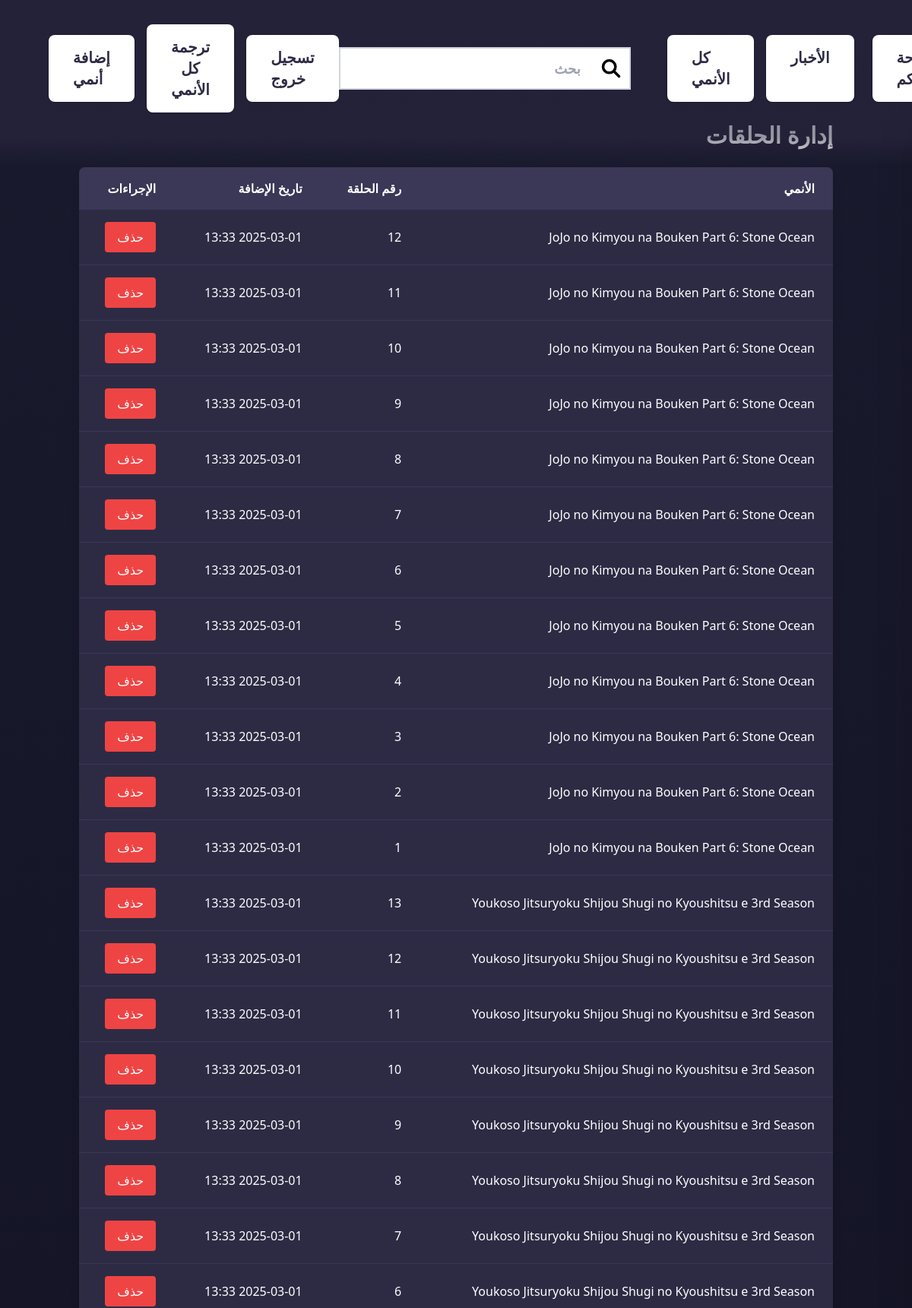
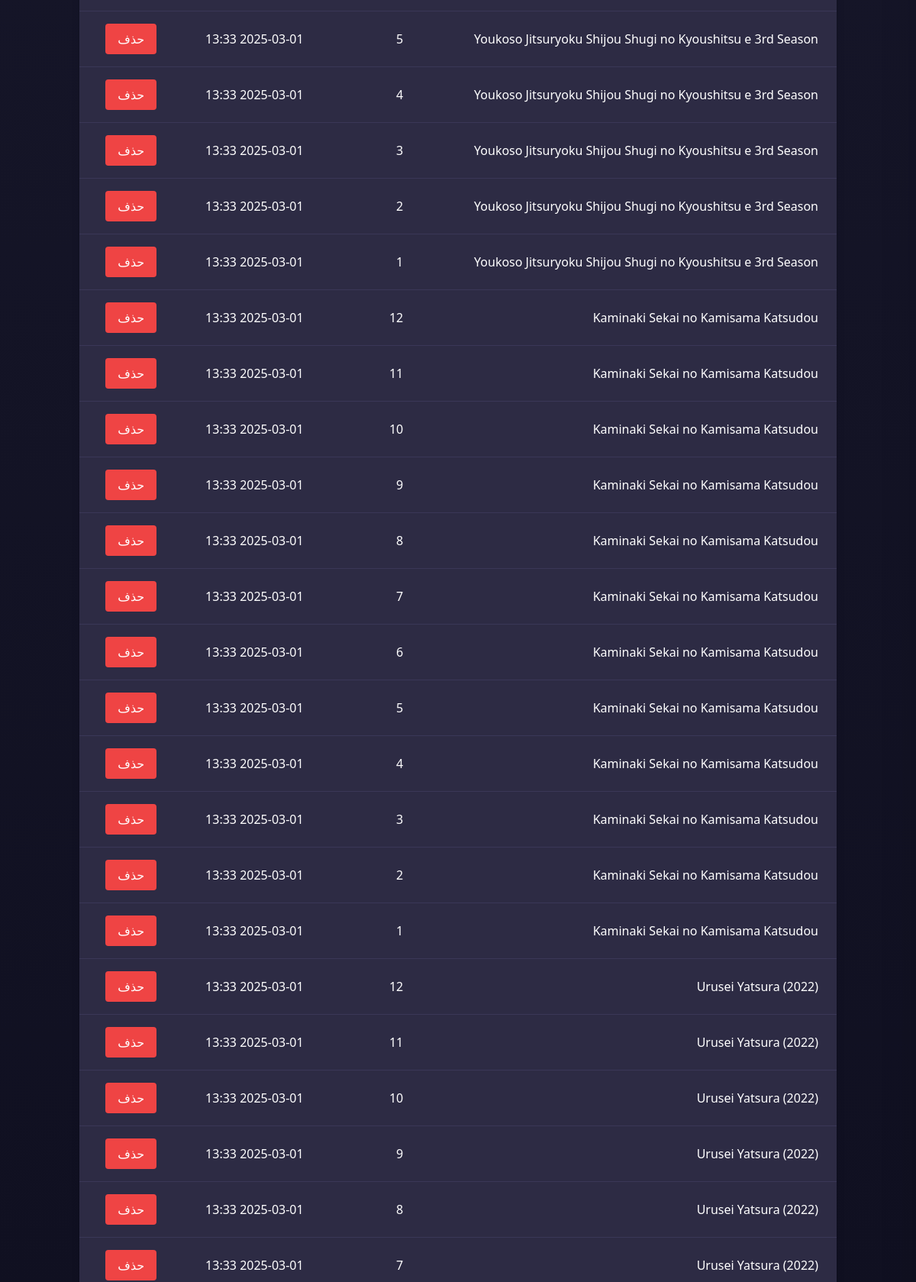
Screenshot of /admin/episodes?page=3 (signed in, upper part) with the database file from the repository (2 pictures, top to bottom).
### models.py (models this page shows, shortened)
class Episode(db.Model):
    id = db.Column(db.Integer, primary_key=True)
    anime_id = db.Column(db.Integer, db.ForeignKey('anime.id'), nullable=False)
    episode_number = db.Column(db.Integer, nullable=False)
    episode_url = db.Column(db.String(255))
    created_at = db.Column(db.DateTime, default=datetime.utcnow)
    embeds = db.relationship('EpisodeEmbed', backref='episode', lazy=True)

class Anime(db.Model):
    id = db.Column(db.Integer, primary_key=True)
    title = db.Column(db.String(255), nullable=False)
    rating = db.Column(db.String(20))
    rating_ar = db.Column(db.String(50), nullable=True)
    quality = db.Column(db.String(10))
    episode_count = db.Column(db.Integer)
    type = db.Column(db.String(50))
    type_ar = db.Column(db.String(50), nullable=True)
    duration = db.Column(db.String(20))
    duration_ar = db.Column(db.String(50), nullable=True)
    description = db.Column(db.Text)
    description_ar = db.Column(db.Text, nullable=True)
    japanese_title = db.Column(db.String(255))
    synonyms = db.Column(db.String(255))
    aired = db.Column(db.String(255))
    aired_ar = db.Column(db.String(255), nullable=True)
    premiered = db.Column(db.String(50))
    premiered_ar = db.Column(db.String(50), nullable=True)
    status = db.Column(db.String(50))
    status_ar = db.Column(db.String(50), nullable=True)
    mal_score = db.Column(db.Float)
    genres = db.Column(db.String(255))
    genres_ar = db.Column(db.String(255), nullable=True)
    studios = db.Column(db.String(255))
    producers = db.Column(db.String(255))
    poster_image = db.Column(db.String(255))
    portrait_image = db.Column(db.String(255))
    created_at = db.Column(db.DateTime, default=datetime.utcnow)
    episodes = db.relationship('Episode', backref='anime', lazy=True)
    comments = db.relationship('Comment', backref='anime', lazy=True)
    is_spotlight = db.Column(db.Boolean, default=False)
    mal_id = db.Column(db.Integer)

### app.py (the view)
@bp.route('/admin/episodes')
@login_required
@admin_required
def manage_episodes():
    page = request.args.get('page', 1, type=int)
    episodes = Episode.query.order_by(Episode.created_at.desc()).paginate(page=page, per_page=50)
    return render_template('admin/episodes.html', episodes=episodes)

### app.py (called while the page is built)
def admin_required(f):
    @wraps(f)
    def decorated_function(*args, **kwargs):
        if not current_user.is_authenticated or current_user.role != 'admin':
            abort(403)
        return f(*args, **kwargs)
    return decorated_function

@bp.app_template_filter('datetimeformat')
def datetimeformat(value, format='%Y-%m-%d %H:%M'):
    if value is None:
        return ""
    return value.strftime(format)

### app_factory.py (called while the page is built)
def create_app():
    app = Flask(__name__, instance_relative_config=True)
    app.config.from_object(Config)  # Load configuration from Config class
    app.config['UPLOAD_FOLDER'] = os.path.join(app.root_path, 'static', 'uploads')
    if not os.path.exists(app.config['UPLOAD_FOLDER']):
        os.makedirs(app.config['UPLOAD_FOLDER'])
    db.init_app(app)
    migrate.init_app(app, db)
    login_manager.init_app(app)
    csrf.init_app(app)
    cache.init_app(app)
    mail.init_app(app)  # Initialize Flask-Mail
    with app.app_context():
        from models import User, Anime
    @login_manager.user_loader
    def load_user(user_id):
        return User.query.get(int(user_id))
    from app import bp
    app.register_blueprint(bp)
    return app

### templates/admin/episodes.html (shortened to what this page needs)
{% extends "base.html" %}
{% from "macros.html" import render_pagination %}
{% block content %}
<div class="container mx-auto px-4 py-8" dir="rtl">
    <h2 class="text-3xl font-bold text-white mb-6">إدارة الحلقات</h2>
    <div class="bg-[#2d2b44] rounded-lg shadow-lg overflow-x-auto">
        <table class="min-w-full">
            <thead class="bg-[#3a3757]">
                <tr>
                    <th class="px-6 py-4 text-right text-white">الأنمي</th>
                    <th class="px-6 py-4 text-right text-white">رقم الحلقة</th>
                    <th class="px-6 py-4 text-right text-white">تاريخ الإضافة</th>
                    <th class="px-6 py-4 text-right text-white">الإجراءات</th>
                </tr>
            </thead>
            <tbody class="divide-y divide-[#3a3757]">
                {% for episode in episodes %}
                <tr>
                    <td class="px-6 py-4 text-white">{{ episode.anime.title }}</td>
                    <td class="px-6 py-4 text-white">{{ episode.episode_number }}</td>
                    <td class="px-6 py-4 text-white">{{ episode.created_at|datetimeformat }}</td>
                    <td class="px-6 py-4">
                        <form method="POST" action="{{ url_for('main.delete_episode', episode_id=episode.id) }}">
                            <button type="submit" class="bg-red-500 text-white px-4 py-2 rounded hover:bg-red-600">
                                حذف
                            </button>
                        </form>
                    </td>
                </tr>
                {% endfor %}
            </tbody>
        </table>
    </div>
</div>
{% endblock %}

### templates/base.html (style rules this page uses)
* { scrollbar-width: thin; scrollbar-color: #2d2b44 #1a1a2e; }

### rows the page displays
Episode: anime "JoJo no Kimyou na Bouken Part 6: Stone Ocean", episode_number "12", created_at "2025-03-01 13:33"
Episode: anime "JoJo no Kimyou na Bouken Part 6: Stone Ocean", episode_number "11", created_at "2025-03-01 13:33"
Episode: anime "JoJo no Kimyou na Bouken Part 6: Stone Ocean", episode_number "10", created_at "2025-03-01 13:33"
Episode: anime "JoJo no Kimyou na Bouken Part 6: Stone Ocean", episode_number "9", created_at "2025-03-01 13:33"
Episode: anime "JoJo no Kimyou na Bouken Part 6: Stone Ocean", episode_number "8", created_at "2025-03-01 13:33"
Episode: anime "JoJo no Kimyou na Bouken Part 6: Stone Ocean", episode_number "7", created_at "2025-03-01 13:33"
Episode: anime "JoJo no Kimyou na Bouken Part 6: Stone Ocean", episode_number "6", created_at "2025-03-01 13:33"
Episode: anime "JoJo no Kimyou na Bouken Part 6: Stone Ocean", episode_number "5", created_at "2025-03-01 13:33"
Episode: anime "JoJo no Kimyou na Bouken Part 6: Stone Ocean", episode_number "4", created_at "2025-03-01 13:33"
Episode: anime "JoJo no Kimyou na Bouken Part 6: Stone Ocean", episode_number "3", created_at "2025-03-01 13:33"
Episode: anime "JoJo no Kimyou na Bouken Part 6: Stone Ocean", episode_number "2", created_at "2025-03-01 13:33"
Episode: anime "JoJo no Kimyou na Bouken Part 6: Stone Ocean", episode_number "1", created_at "2025-03-01 13:33"
Episode: anime "Youkoso Jitsuryoku Shijou Shugi no Kyoushitsu e 3rd Season", episode_number "13", created_at "2025-03-01 13:33"
Episode: anime "Youkoso Jitsuryoku Shijou Shugi no Kyoushitsu e 3rd Season", episode_number "12", created_at "2025-03-01 13:33"
Episode: anime "Youkoso Jitsuryoku Shijou Shugi no Kyoushitsu e 3rd Season", episode_number "11", created_at "2025-03-01 13:33"
Episode: anime "Youkoso Jitsuryoku Shijou Shugi no Kyoushitsu e 3rd Season", episode_number "10", created_at "2025-03-01 13:33"
Episode: anime "Youkoso Jitsuryoku Shijou Shugi no Kyoushitsu e 3rd Season", episode_number "9", created_at "2025-03-01 13:33"
Episode: anime "Youkoso Jitsuryoku Shijou Shugi no Kyoushitsu e 3rd Season", episode_number "8", created_at "2025-03-01 13:33"
Episode: anime "Youkoso Jitsuryoku Shijou Shugi no Kyoushitsu e 3rd Season", episode_number "7", created_at "2025-03-01 13:33"
Episode: anime "Youkoso Jitsuryoku Shijou Shugi no Kyoushitsu e 3rd Season", episode_number "6", created_at "2025-03-01 13:33"
Episode: anime "Youkoso Jitsuryoku Shijou Shugi no Kyoushitsu e 3rd Season", episode_number "5", created_at "2025-03-01 13:33"
Episode: anime "Youkoso Jitsuryoku Shijou Shugi no Kyoushitsu e 3rd Season", episode_number "4", created_at "2025-03-01 13:33"
Episode: anime "Youkoso Jitsuryoku Shijou Shugi no Kyoushitsu e 3rd Season", episode_number "3", created_at "2025-03-01 13:33"
Episode: anime "Youkoso Jitsuryoku Shijou Shugi no Kyoushitsu e 3rd Season", episode_number "2", created_at "2025-03-01 13:33"
Episode: anime "Youkoso Jitsuryoku Shijou Shugi no Kyoushitsu e 3rd Season", episode_number "1", created_at "2025-03-01 13:33"
Episode: anime "Kaminaki Sekai no Kamisama Katsudou", episode_number "12", created_at "2025-03-01 13:33"
Episode: anime "Kaminaki Sekai no Kamisama Katsudou", episode_number "11", created_at "2025-03-01 13:33"
Episode: anime "Kaminaki Sekai no Kamisama Katsudou", episode_number "10", created_at "2025-03-01 13:33"
Episode: anime "Kaminaki Sekai no Kamisama Katsudou", episode_number "9", created_at "2025-03-01 13:33"
Episode: anime "Kaminaki Sekai no Kamisama Katsudou", episode_number "8", created_at "2025-03-01 13:33"
Episode: anime "Kaminaki Sekai no Kamisama Katsudou", episode_number "7", created_at "2025-03-01 13:33"
Episode: anime "Kaminaki Sekai no Kamisama Katsudou", episode_number "6", created_at "2025-03-01 13:33"
Episode: anime "Kaminaki Sekai no Kamisama Katsudou", episode_number "5", created_at "2025-03-01 13:33"
Episode: anime "Kaminaki Sekai no Kamisama Katsudou", episode_number "4", created_at "2025-03-01 13:33"
Episode: anime "Kaminaki Sekai no Kamisama Katsudou", episode_number "3", created_at "2025-03-01 13:33"
Episode: anime "Kaminaki Sekai no Kamisama Katsudou", episode_number "2", created_at "2025-03-01 13:33"
Episode: anime "Kaminaki Sekai no Kamisama Katsudou", episode_number "1", created_at "2025-03-01 13:33"
Episode: anime "Urusei Yatsura (2022)", episode_number "12", created_at "2025-03-01 13:33"
Episode: anime "Urusei Yatsura (2022)", episode_number "11", created_at "2025-03-01 13:33"
Episode: anime "Urusei Yatsura (2022)", episode_number "10", created_at "2025-03-01 13:33"
Episode: anime "Urusei Yatsura (2022)", episode_number "9", created_at "2025-03-01 13:33"
Episode: anime "Urusei Yatsura (2022)", episode_number "8", created_at "2025-03-01 13:33"
Episode: anime "Urusei Yatsura (2022)", episode_number "7", created_at "2025-03-01 13:33"
